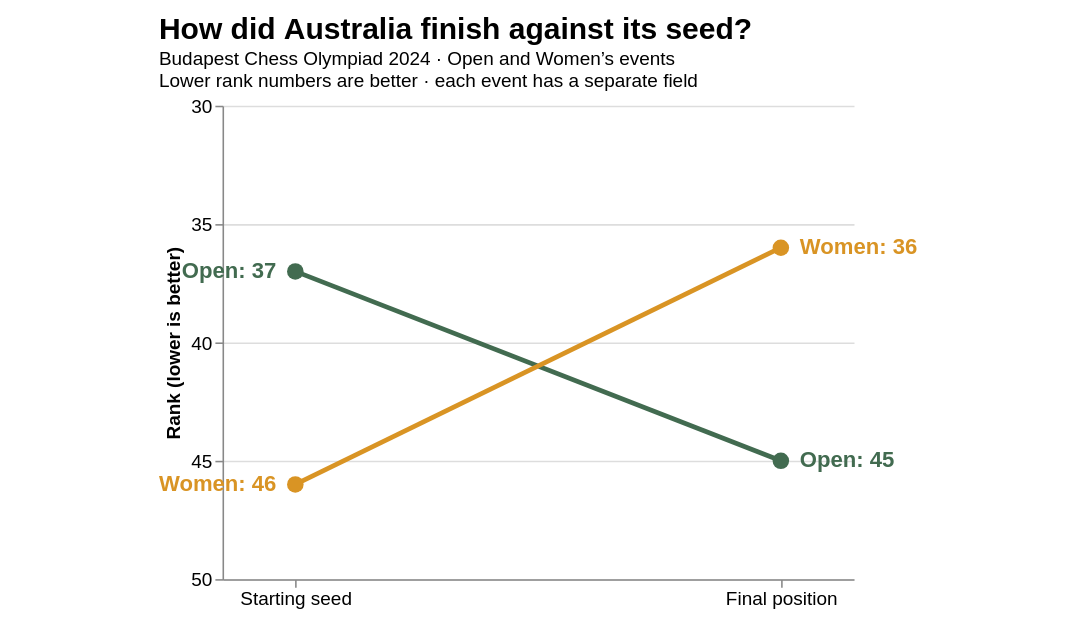

Vega-Lite specification stored for this chart:
### Vega-Lite specification from a JSON file in a GitHub repository (floating-point values rounded to 4 significant figures)
{"$schema": "https://vega.github.io/schema/vega-lite/v5.json", "width": 400, "height": 300, "padding": {"left": 100, "right": 110, "top": 10, "bottom": 10}, "title": {"text": "How did Australia finish against its seed?", "subtitle": ["Budapest Chess Olympiad 2024 · Open and Women’s events", "Lower rank numbers are better · each event has a separate field"]}, "data": {"values": [{"team": "Open", "stage": "Starting seed", "rank": 37, "starting_seed": 37, "final_position": 45, "places_gained": -8, "label": "Open: 37"}, {"team": "Open", "stage": "Final position", "rank": 45, "starting_seed": 37, "final_position": 45, "places_gained": -8, "label": "Open: 45"}, {"team": "Women", "stage": "Starting seed", "rank": 46, "starting_seed": 46, "final_position": 36, "places_gained": 10, "label": "Women: 46"}, {"team": "Women", "stage": "Final position", "rank": 36, "starting_seed": 46, "final_position": 36, "places_gained": 10, "label": "Women: 36"}]}, "encoding": {"x": {"field": "stage", "type": "ordinal", "sort": ["Starting seed", "Final position"], "title": null, "axis": {"labelAngle": 0}, "scale": {"padding": 0.15}}, "y": {"field": "rank", "type": "quantitative", "scale": {"domain": [30, 50], "reverse": true, "zero": false, "nice": false}, "title": "Rank (lower is better)", "axis": {"values": [30, 35, 40, 45, 50], "format": "d"}}, "color": {"field": "team", "type": "nominal", "scale": {"domain": ["Open", "Women"], "range": ["#426B50", "#D99424"]}, "legend": null}, "tooltip": [{"field": "team", "type": "nominal", "title": "Australia team"}, {"field": "starting_seed", "type": "quantitative", "title": "Starting seed"}, {"field": "final_position", "type": "quantitative", "title": "Final position"}, {"field": "places_gained", "type": "quantitative", "title": "Places gained (negative = lost)"}]}, "layer": [{"mark": {"type": "line", "strokeWidth": 3, "point": {"filled": true, "size": 110}}}, {"transform": [{"filter": "datum.stage === 'Starting seed'"}], "mark": {"type": "text", "align": "right", "dx": -12, "fontSize": 14, "fontWeight": "bold"}, "encoding": {"text": {"field": "label"}}}, {"transform": [{"filter": "datum.stage === 'Final position'"}], "mark": {"type": "text", "align": "left", "dx": 12, "fontSize": 14, "fontWeight": "bold"}, "encoding": {"text": {"field": "label"}}}], "config": {"view": {"stroke": null}, "axis": {"labelFontSize": 12, "titleFontSize": 12}, "title": {"anchor": "start", "fontSize": 19, "subtitleFontSize": 12}}}
